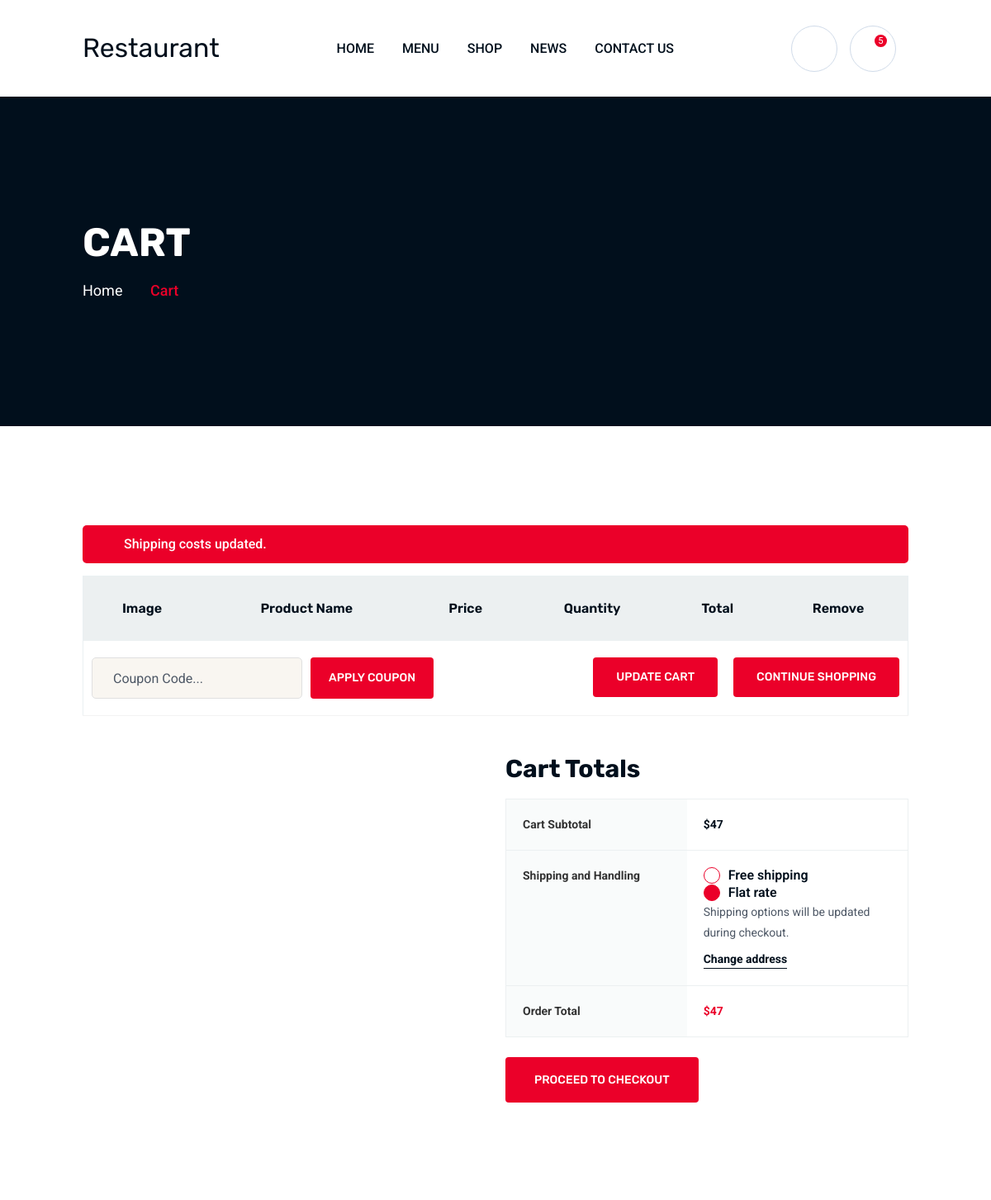
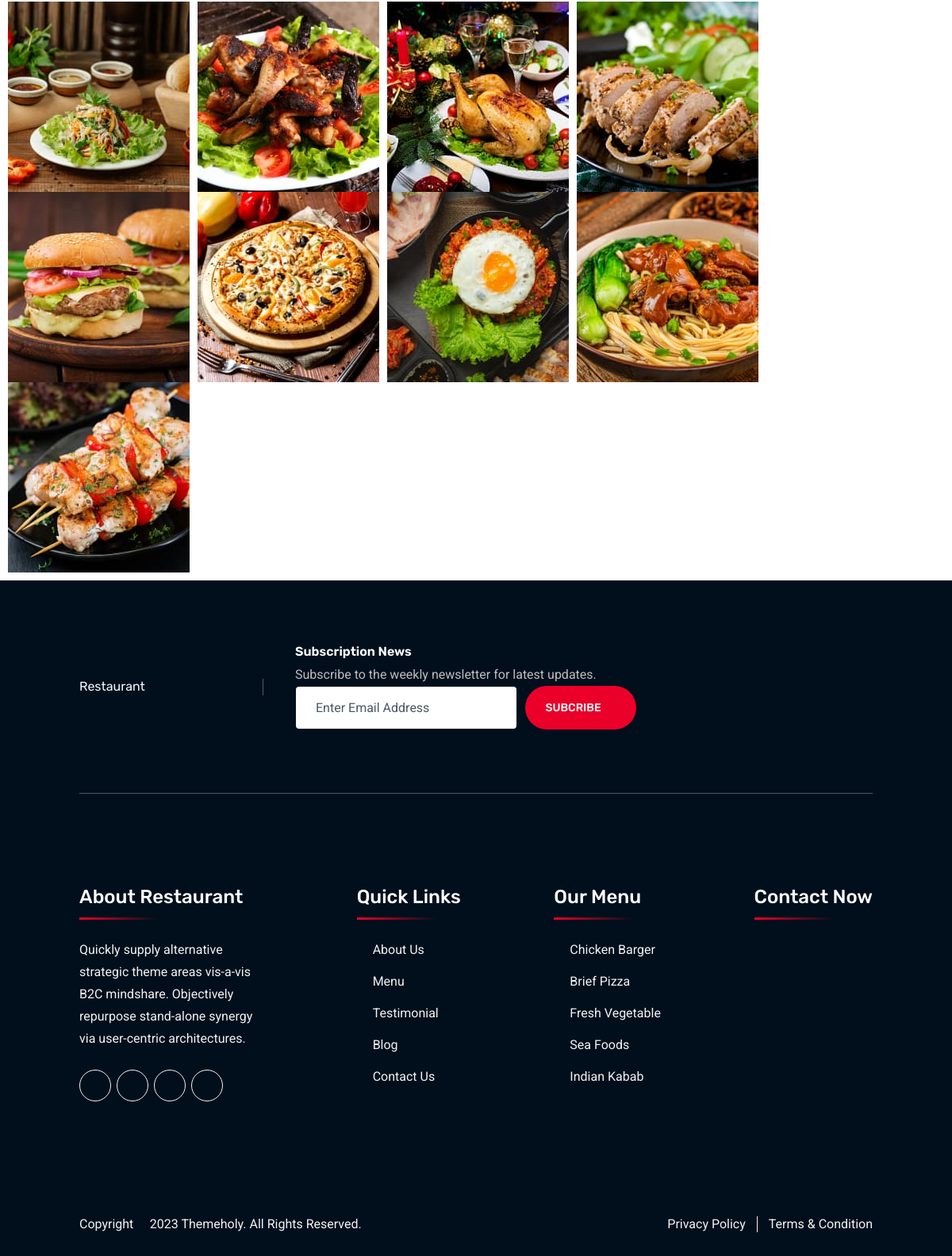
Page /cart/ on the committed database (2 pictures, top to bottom).
### myapp/models.py (models this page shows)
class CartSliderModel(models.Model):
    id = models.UUIDField(primary_key=True, default=uuid.uuid4, editable=False)
    name = models.CharField(max_length=50, blank=True, null=True)
    image = models.ImageField(upload_to='CartSlider')
    created_at = models.DateTimeField(auto_now_add=True)
    updated_at = models.DateTimeField(auto_now=True)

class GalleryModel(models.Model):
    id = models.UUIDField(primary_key=True, default=uuid.uuid4, editable=False)
    image = models.ImageField(upload_to='Gallery')
    created_at = models.DateTimeField(auto_now_add=True)
    updated_at = models.DateTimeField(auto_now=True)

### myapp/views.py (the view)
# urls.py: path('cart/', views.CartPage, name="CartPage"),
def CartPage(request):
    CartSlider = CartSliderModel.objects.all()[:1]
    Gallery = GalleryModel.objects.all()
    context = {
        'CartSlider': CartSlider,
        'Gallery': Gallery,
    }
    return render(request, 'cart.html', context)

### myapp/templates/cart.html (shortened to what this page needs)
{% extends 'base.html' %}
{% load static %}
{% block body %}
{% for i in CartSlider %}
<div class="breadcumb-wrapper" data-bg-src="{{ i.image.url }}">
    <div class="container z-index-common">
        <div class="breadcumb-content">
            <h1 class="breadcumb-title">{{ i.name|safe }}</h1>
            <ul class="breadcumb-menu">
                <li><a href="{% url 'homePage' %}">Home</a></li>
                <li>{{ i.name|safe }}</li>
            </ul>
        </div>
    </div>
</div>
{% endfor %}
<div class="th-cart-wrapper space-top space-extra-bottom">
    <div class="container">
        <div class="woocommerce-notices-wrapper">
            <div class="woocommerce-message">Shipping costs updated.</div>
        </div>
        <form action="#" class="woocommerce-cart-form">
            <table class="cart_table">
                <thead>
                    <tr>
                        <th class="cart-col-image">Image</th>
                        <th class="cart-col-productname">Product Name</th>
                        <th class="cart-col-price">Price</th>
                        <th class="cart-col-quantity">Quantity</th>
                        <th class="cart-col-total">Total</th>
                        <th class="cart-col-remove">Remove</th>
                    </tr>
                </thead>
                <tbody>
                    <tr>
                        <td colspan="6" class="actions">
                            <div class="th-cart-coupon"><input type="text" class="form-control"
                                    placeholder="Coupon Code..."> <button type="submit" class="th-btn rounded-2">Apply
                                    Coupon</button></div><button type="submit" class="th-btn rounded-2">Update
                                cart</button> <a href="{% url 'shopPage' %}" class="th-btn rounded-2">Continue Shopping</a>
                        </td>
                    </tr>
                </tbody>
            </table>
        </form>
        <div class="row justify-content-end">
            <div class="col-md-8 col-lg-7 col-xl-6">
                <h2 class="h4 summary-title">Cart Totals</h2>
                <table class="cart_totals">
                    <tbody>
                        <tr>
                            <td>Cart Subtotal</td>
                            <td data-title="Cart Subtotal"><span class="amount"><bdi><span>$</span>47</bdi></span>
                            </td>
                        </tr>
                        <tr class="shipping">
                            <th>Shipping and Handling</th>
                            <td data-title="Shipping and Handling">
                                <ul class="woocommerce-shipping-methods list-unstyled">
                                    <li><input type="radio" id="free_shipping" name="shipping_method"
                                            class="shipping_method"> <label for="free_shipping">Free
                                            shipping</label></li>
                                    <li><input type="radio" id="flat_rate" name="shipping_method"
                                            class="shipping_method" checked="checked"> <label for="flat_rate">Flat
                                            rate</label></li>
                                </ul>
                                <p class="woocommerce-shipping-destination">Shipping options will be updated during
                                    checkout.</p>
                                <form action="#" method="post"><a href="#" class="shipping-calculator-button">Change
                                        address</a>
                                </form>
                            </td>
                        </tr>
                    </tbody>
                    <tfoot>
                        <tr class="order-total">
                            <td>Order Total</td>
                            <td data-title="Total"><strong><span
                                        class="amount"><bdi><span>$</span>47</bdi></span></strong></td>
                        </tr>
                    </tfoot>
                </table>
                <div class="wc-proceed-to-checkout mb-30"><a href="{% url 'checkOutPage' %}" class="th-btn rounded-2">Proceed
                        to checkout</a></div>
            </div>
        </div>
    </div>
</div>
<div class="gallery-thumb-area">
    <div class="row gx-10 th-carousel" id="gallerySlide1" data-slide-show="8" data-ml-slide-show="7"
        data-lg-slide-show="6" data-md-slide-show="5" data-sm-slide-show="4" data-xs-slide-show="3"
        data-focuson-select="false">
        {% for i in Gallery %}
        <div class="col-auto">
            <div class="gallery-thumb"><img src="{{ i.image.url }}" alt="Gallery Image"> </div>
        </div>
        {% endfor %}
    </div>
</div>
{% endblock %}

### rows in the picture
CartSliderModel: name "CART", name "Cart"
GalleryModel: image (picture)
GalleryModel: image (picture)
GalleryModel: image (picture)
GalleryModel: image (picture)
GalleryModel: image (picture)
GalleryModel: image (picture)
GalleryModel: image (picture)
GalleryModel: image (picture)
GalleryModel: image (picture)
